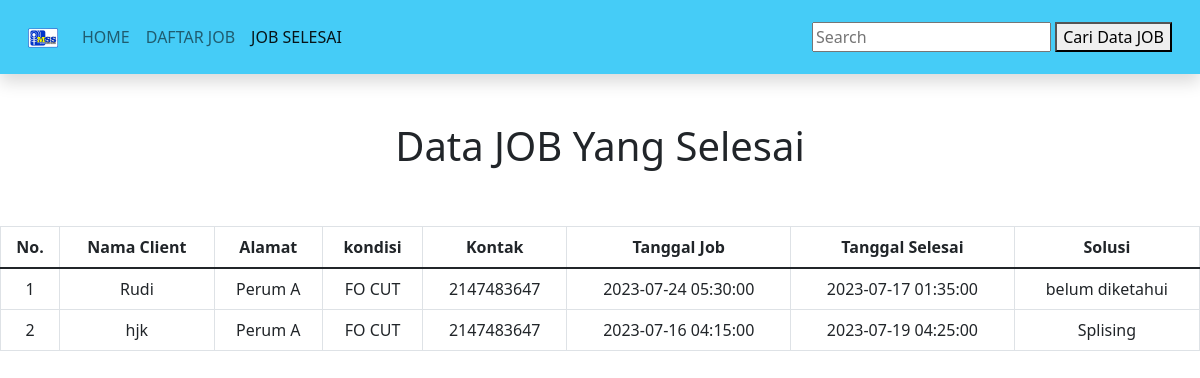
Page /jobselesai.php on the committed database.
### tables this page shows
CREATE TABLE `jobkelar` (
  `id` int(255) NOT NULL,
  `namaclient` varchar(255) NOT NULL,
  `alamatClient` varchar(255) NOT NULL,
  `kondisi` varchar(255) NOT NULL,
  `kontak` int(11) NOT NULL,
  `tanggaljob` varchar(255) NOT NULL,
  `tanggalselesai` timestamp NOT NULL DEFAULT current_timestamp() ON UPDATE current_timestamp(),
  `solusi` varchar(255) NOT NULL
);

### functions.php (called while the page is built, shortened)
<?php
$conn = mysqli_connect("localhost", "root", "", "managementjob");
function query($query) {
    global $conn;
    $result = mysqli_query($conn, $query);
    $rows = [];
    while ($row = mysqli_fetch_assoc($result)){
    $rows[]=$row;
    }
    return $rows;
 }
?>

### jobselesai.php (the view, shortened to what this page needs)
<?php
   require 'functions.php';
   $jobkelar = query("SELECT * FROM jobkelar");
?>
<!DOCTYPE html>
<html>
    <head>
    <link href="https://cdn.jsdelivr.net/npm/bootstrap@5.1.3/dist/css/bootstrap.min.css" rel="stylesheet">
    <link rel="stylesheet" href="https://cdn.jsdelivr.net/npm/bootstrap-icons@1.10.5/font/bootstrap-icons.css">
    </head>
    <body>
<nav class="navbar navbar-expand-lg navbar-light shadow p-3 mb-5" style="background-color: #45CCF7">
  <div class="container-fluid">
  <a class="navbar-brand" href="#">
      <img src="img/logo.png" alt="" width="30" height="30">
    </a>
    <div class="collapse navbar-collapse" id="navbarSupportedContent">
      <ul class="navbar-nav me-auto mb-2 mb-lg-0">
        <li class="nav-item">
          <a class="nav-link " href="index.php">HOME</a>
        </li>
        <li class="nav-item">
          <a class="nav-link " href="listjob.php">DAFTAR JOB</a>
        </li>
        <li class="nav-item">
          <a class="nav-link active " href="jobselesai.php">JOB SELESAI</a>
        </li>
      </ul>
      <form action="" method="post">
        <input type="text" name="keyword" autofocus placeholder="Search" autocomplete="off">
        <button type="submit" name="carijob">Cari Data JOB</button>
      </form>
    </div>
  </div>
</nav>
        <h1 class="text-center">Data JOB Yang Selesai</h1>
        <br></br>
        <table class="text-center table table-bordered">
            <thead>
            <tr>
                <th>No.</th>
                <th>Nama Client</th>
                <th>Alamat</th>
                <th>kondisi</th>
                <th>Kontak</th>
                <th>Tanggal Job</th>
                <th>Tanggal Selesai</th>
                <th>Solusi</th>
            </tr>
            </thead>
            <?php $i = 1;?>
            <?php
                foreach($jobkelar as $row) :
            ?>
            <tr>
                <td><?= $i; ?></td>
                <td><?= $row["namaclient"];?></td>
                <td><?= $row["alamatClient"];?></td>
                <td><?= $row["kondisi"];?></td>
                <td><?= $row["kontak"];?></td>
                <td><?= $row["tanggaljob"]?></td>
                <td><?= $row["tanggalselesai"];?></td>
                <td><?= $row["solusi"];?></td>
            </tr>
            <?php $i++; ?>
            <?php
                endforeach;
            ?>
        </table>
    </body>
</html>

### rows in the picture
jobkelar: namaclient "Rudi", alamatClient "Perum A", kondisi "FO CUT", kontak "2147483647", tanggaljob "2023-07-24 05:30:00", tanggalselesai "2023-07-17 01:35:00", solusi "belum diketahui"
jobkelar: namaclient "hjk", alamatClient "Perum A", kondisi "FO CUT", kontak "2147483647", tanggaljob "2023-07-16 04:15:00", tanggalselesai "2023-07-19 04:25:00", solusi "Splising"
